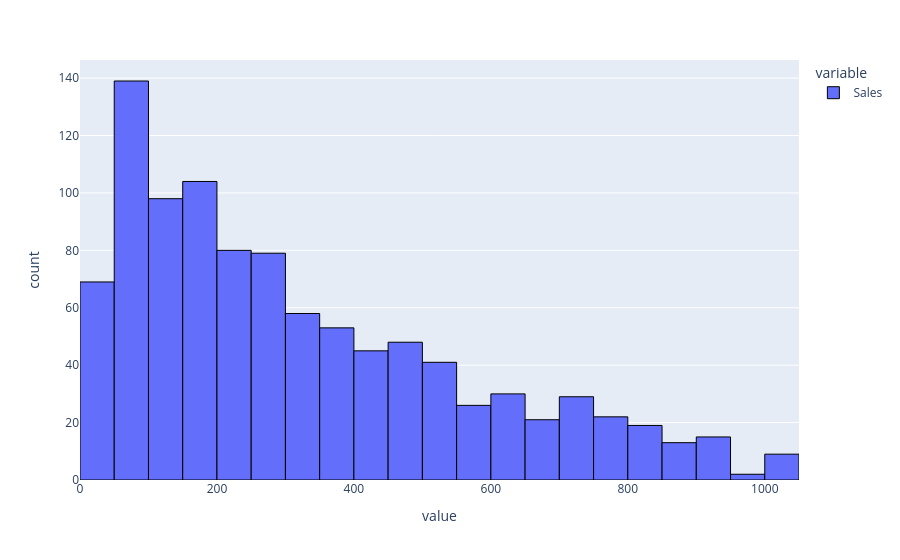

The code cell stored with this chart in its notebook:
### Code cell
fig = px.histogram(
    df["Sales"],
    nbins=50
)

fig.update_traces(
    marker_line_width=1,
    marker_line_color="black"
)

fig.show()

### Figure 1 — Plotly figure (JSON) as saved in the notebook; plotly's stock layout.template omitted (floating-point values rounded to 4 significant figures; data arrays with more than 128 entries replaced by an {"elided": "..."} marker saying what was removed)
{"data": [{"bingroup": "x", "hovertemplate": "variable=Sales<br>value=%{x}<br>count=%{y}<extra></extra>", "legendgroup": "Sales", "marker": {"color": "#636efa", "line": {"color": "black", "width": 1}, "pattern": {"shape": ""}}, "name": "Sales", "nbinsx": 50, "orientation": "v", "showlegend": true, "type": "histogram", "x": {"elided": "1000 float values"}, "xaxis": "x", "yaxis": "y"}], "layout": {"barmode": "relative", "legend": {"title": {"text": "variable"}, "tracegroupgap": 0}, "margin": {"t": 60}, "xaxis": {"anchor": "y", "domain": [0, 1], "title": {"text": "value"}}, "yaxis": {"anchor": "x", "domain": [0, 1], "title": {"text": "count"}}}}
